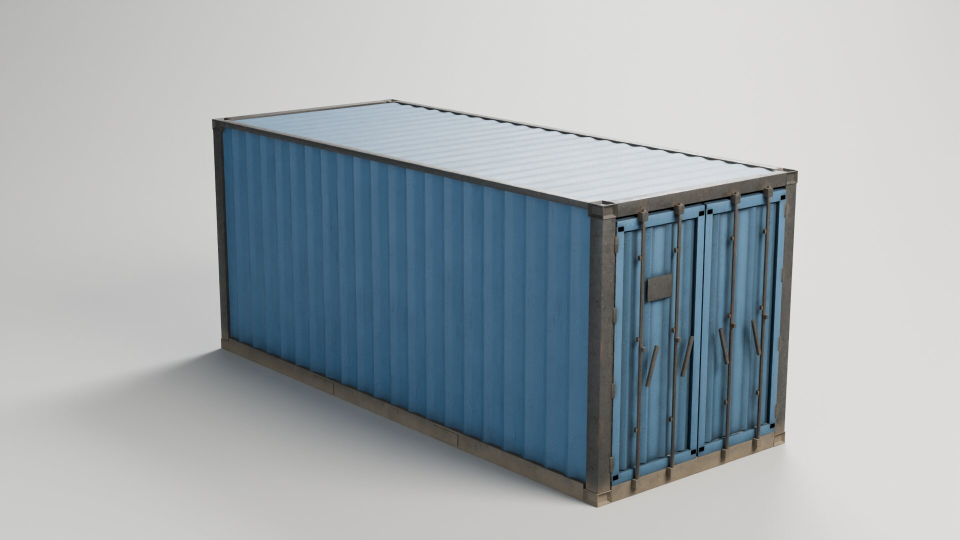
#> input picture Docs/Renders/Architecture/Container_20ft.jpg, 1920 x 1080 px (shown at 1/2 size)
$ python -i build_trailer.py   (imports and definitions only)
#> lines starting #> are read from the running program, lines starting #| are printed output that depends on the picture
"""Builds Docs/Trailer/Last_Contract_Trailer.mp4 from the existing stills, music and voice lines.

No rendering: every shot is a slow camera move over a 2560x1440 still (crop and scale per frame),
hard cuts land on gunshots, and the title cards are drawn with PIL. Audio is mixed in one ffmpeg
filter graph: music ducked under the voice lines, gunshots on the cuts, loudness normalised to -14 LUFS.

    python3 Docs/Trailer/build_trailer.py            # from the repo root; needs ffmpeg, Pillow and numpy
"""
import json
import os
import subprocess
import sys
import tempfile
from multiprocessing import Pool

import numpy as np
from PIL import Image, ImageDraw, ImageFilter, ImageFont

ROOT = os.path.abspath(os.path.join(os.path.dirname(__file__), "..", ".."))
OUT_DIR = os.path.join(ROOT, "Docs", "Trailer")
OUT = os.path.join(OUT_DIR, "Last_Contract_Trailer.mp4")
WORK = os.environ.get("TRAILER_WORK") or tempfile.mkdtemp(prefix="trailer_")
SCREENS = os.path.join(ROOT, "Docs", "Screens")
AFTER = os.path.join(ROOT, "Docs", "Renders", "BeforeAfter")
AUDIO = os.path.join(ROOT, "Tools", "Audio", "Generated")
VOICE = os.path.join(AUDIO, "Voice")

W, H, FPS = 1920, 1080, 30
BAR = 110  # letterbox bar height, about 2.2:1 inside the 16:9 frame
FONT_DIR = "/usr/share/fonts/opentype/inter"
MAGENTA = (255, 64, 170)
AMBER = (255, 178, 84)
GREY = (150, 146, 156)


def S(name):
    return os.path.join(SCREENS, name)


def A(name):
    return os.path.join(AFTER, name)


# Shots: (start, end, kind, args). Still args: path, (zoom0, cx0, cy0), (zoom1, cx1, cy1), options.
# zoom 1.0 shows the whole still; cx/cy are the crop centre as fractions of the still.
SHOTS = [
    (0.0, 3.0, "card", "open"),
    (3.0, 8.5, "still", (S("03_Staging_Armory.jpg"), (1.05, .50, .52), (1.22, .55, .50), {"fade": 18})),
    (8.5, 15.5, "still", (S("08_Armory_M4_Hero.jpg"), (1.10, .46, .52), (1.30, .52, .50), {"fade": 10})),
    (15.5, 20.2, "still", (S("07_Staging_Range.jpg"), (1.18, .40, .55), (1.18, .60, .55), {"fade": 10, "fadeout": 10})),
    (20.2, 23.6, "card", "ledger"),
    (23.6, 25.1, "black", None),
    (25.1, 29.0, "still", (A("20_Neon_Canyon_after.jpg"), (1.25, .50, .55), (1.08, .50, .52), {"flash": True})),
    (29.0, 32.4, "still", (S("21_Neon_WetStreet.jpg"), (1.20, .42, .55), (1.20, .58, .55), {})),
    (32.4, 35.6, "still", (S("22_Neon_ClubEntrance.jpg"), (1.05, .55, .50), (1.25, .62, .48), {})),
    (35.6, 38.0, "still", (S("04_VelvetClub_FirstPerson.jpg"), (1.06, .50, .50), (1.14, .50, .48), {"flash": True, "shake": 6})),
    (38.0, 41.6, "still", (S("02_VelvetClub_DanceFloor.jpg"), (1.30, .50, .45), (1.10, .50, .50), {})),
    (41.6, 45.8, "still", (S("01_VelvetClub_Street.jpg"), (1.08, .50, .50), (1.28, .55, .45), {})),
    (45.8, 49.2, "still", (S("11_NightjarGarage_Ramp.jpg"), (1.10, .50, .55), (1.30, .50, .52), {"flash": True})),
    (49.2, 52.4, "still", (A("12_NightjarGarage_ParkingRow_after.jpg"), (1.20, .58, .55), (1.20, .42, .55), {})),
    (52.4, 55.4, "still", (S("10_NightjarGarage_RoofDeck.jpg"), (1.05, .50, .50), (1.22, .45, .52), {})),
    (55.4, 58.8, "still", (S("13_NightjarGarage_ObjectiveC.jpg"), (1.25, .40, .55), (1.12, .50, .55), {})),
    (58.8, 63.0, "still", (A("05_Ironwood_GoldenHour_after.jpg"), (1.05, .50, .50), (1.22, .62, .48), {"flash": True})),
    (63.0, 65.4, "still", (S("06_Ironwood_ObjectiveA.jpg"), (1.20, .45, .52), (1.20, .58, .52), {})),
    (65.4, 71.2, "still", (S("09_Ironwood_Watchtower_Backlit.jpg"), (1.08, .50, .55), (1.35, .50, .42), {})),
]
# Montage: eight quick cuts, one gunshot each.
MONTAGE = [
    (A("20_Neon_Canyon_after.jpg"), (1.45, .55, .55), (1.60, .55, .55)),
    (S("08_Armory_M4_Hero.jpg"), (1.50, .48, .50), (1.65, .48, .50)),
    (S("02_VelvetClub_DanceFloor.jpg"), (1.40, .50, .50), (1.55, .52, .50)),
    (S("10_NightjarGarage_RoofDeck.jpg"), (1.45, .50, .55), (1.60, .48, .55)),
    (S("04_VelvetClub_FirstPerson.jpg"), (1.25, .62, .58), (1.40, .62, .58)),
    (S("21_Neon_WetStreet.jpg"), (1.50, .50, .55), (1.65, .50, .55)),
    (S("11_NightjarGarage_Ramp.jpg"), (1.45, .50, .55), (1.60, .50, .55)),
    (S("09_Ironwood_Watchtower_Backlit.jpg"), (1.50, .50, .40), (1.70, .50, .40)),
]
MONTAGE_START, MONTAGE_STEP = 71.2, 0.65
# [3 lines not run here, left out]
MONTAGE_END = MONTAGE_START + len(MONTAGE) * MONTAGE_STEP  # 76.4
# [4 lines not run here, left out]
DURATION = 88.5

# Audio events: (time, file, gain dB, bus). Bus "voice" ducks the music.
VO = [
    (0.8, "VO_M1_I0"), (8.6, "VO_M1_I1"), (16.0, "VO_M1_I2"),
    (20.4, "VO_M1_Boss"), (23.7, "VO_M1_Andrew_Boss"),
    (25.8, "VO_M2_I0"), (32.6, "VO_M2_I2"), (38.2, "VO_M2_Boss"), (42.8, "VO_M2_Andrew_Boss"),
    (46.0, "VO_M3_I2"), (52.6, "VO_M3_Boss"), (54.9, "VO_M3_Andrew_Boss"),
    (59.0, "VO_M4_I0"), (65.6, "VO_M4_Boss"),
    (76.7, "VO_M4_Andrew_Boss"),
]
SHOTS_SFX = ["FireMagnum", "FireRifle", "FireShotgun", "FireSniper", "FireRifle_01", "FireDMR", "FireMagnum_01", "FireLMG"]


def font(name, size):
    return ImageFont.truetype(os.path.join(FONT_DIR, name), size)


def tracked(draw, text, fnt, tracking):
    """Width of text drawn with extra letter spacing."""
    return sum(draw.textlength(c, font=fnt) for c in text) + tracking * (len(text) - 1)


# [30 lines left out: functions draw_tracked, make_card, not called in this run]


_cache = {}


# [7 lines left out: function still, not called in this run]


def ease(u):
    return u * u * (3 - 2 * u)


def find_shot(t):
    for s in SHOTS:
        if s[0] <= t < s[1]:
            return s
    return SHOTS[-1]


_cards = {}
_grain = None


def render(frame):
    global _grain
    if _grain is None:
        rng = np.random.default_rng(7)
        _grain = [rng.normal(0, 5.0, (H, W, 1)).astype(np.int16) for _ in range(6)]
    t = frame / FPS
    t0, t1, kind, args = find_shot(t)
    u = (t - t0) / max(t1 - t0, 1e-6)
    local = frame - int(round(t0 * FPS))
    remaining = int(round(t1 * FPS)) - frame
    if kind == "black":
        img = np.zeros((H, W, 3), np.int16)
    elif kind == "card":
        if args not in _cards:
            _cards[args] = np.asarray(make_card(args), np.int16)
        img = _cards[args].copy()
        fade_in, fade_out = (12, 18) if args != "title" else (6, 45)
        a = min(1.0, local / fade_in, remaining / fade_out)
        if args == "title":
            img = (img * max(a, 0.0)).astype(np.int16)
            # A slow push on the title: scale up 4% over the hold.
            if u > 0:
                z = 1.0 + 0.04 * u
                pil = Image.fromarray(np.clip(img, 0, 255).astype(np.uint8))
                cw, ch = W / z, H / z
                pil = pil.resize((W, H), Image.BILINEAR, box=((W - cw) / 2, (H - ch) / 2, (W + cw) / 2, (H + ch) / 2))
                img = np.asarray(pil, np.int16)
        else:
            img = (img * max(a, 0.0)).astype(np.int16)
    else:
        path, a, b, opt = args
        e = ease(u)
        z = a[0] + (b[0] - a[0]) * e
        cx = a[1] + (b[1] - a[1]) * e
        cy = a[2] + (b[2] - a[2]) * e
        src = still(path)
        cw, ch = 2560 / z, 1440 / z
        x0 = min(max(cx * 2560 - cw / 2, 0), 2560 - cw)
        y0 = min(max(cy * 1440 - ch / 2, 0), 1440 - ch)
        if opt.get("shake"):
            amp = opt["shake"] * max(0.0, 1.0 - local / 8.0) + 1.5
            x0 = min(max(x0 + amp * np.sin(frame * 2.7), 0), 2560 - cw)
            y0 = min(max(y0 + amp * np.cos(frame * 3.3), 0), 1440 - ch)
        pil = src.resize((W, H), Image.BILINEAR, box=(x0, y0, x0 + cw, y0 + ch))
        img = np.asarray(pil, np.int16)
        # Grade: lift contrast slightly and cool the shadows for the noir look.
        img = np.clip((img - 128) * 1.06 + 124, 0, 255)
        img[..., 2] = np.clip(img[..., 2] + 4, 0, 255)
        if opt.get("fade") and local < opt["fade"]:
            img = img * (local / opt["fade"])
        if opt.get("fadeout") and remaining < opt["fadeout"]:
            img = img * (remaining / opt["fadeout"])
        if opt.get("flash") and local < 3:
            img = img + (255 - img) * (0.45, 0.22, 0.08)[local]
        img = img.astype(np.int16)
    img = img + _grain[frame % len(_grain)]
    img[:BAR] = 0
    img[H - BAR:] = 0
    return np.clip(img, 0, 255).astype(np.uint8).tobytes()


def cut_times():
    """Times of the hard cuts that get a gunshot: every shot with a flash."""
    return [s[0] for s in SHOTS if s[2] == "still" and s[3][3].get("flash")]


# [65 lines left out: functions build_audio, main, not called in this run]


# [2 lines not run here, left out]

>>> import cv2
>>> picture = cv2.imread('../Renders/Architecture/Container_20ft.jpg', cv2.IMREAD_GRAYSCALE)
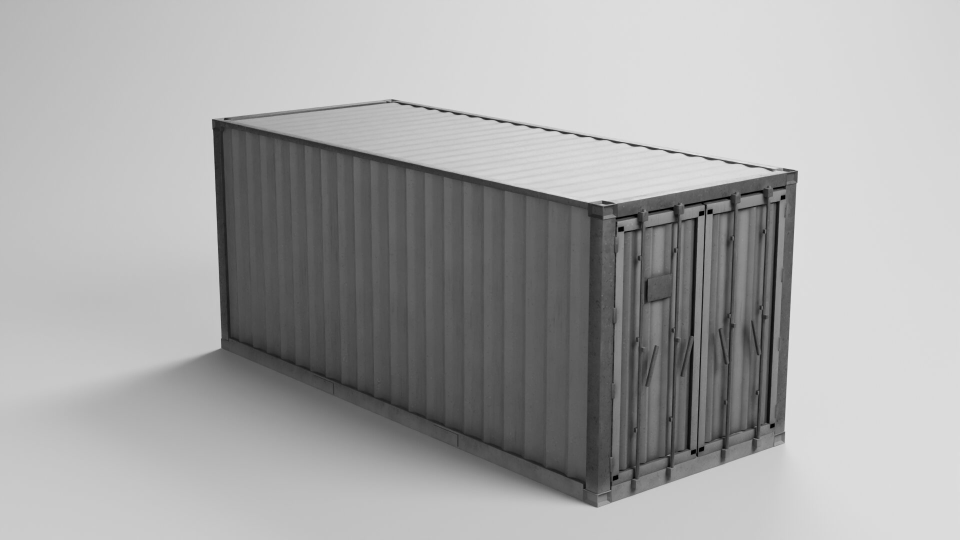
#> picture: shape (1080, 1920) (shown at 1/2 size); min 0, max 233, mean 166.5
>>> result = render(picture)
#> (the run stopped early here; a loop or call above may not have finished)
